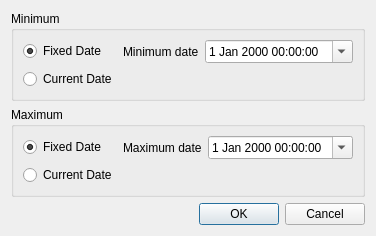
<?xml version="1.0" encoding="UTF-8"?>
<ui version="4.0">
 <class>DTimeProperty</class>
 <widget class="QDialog" name="DTimeProperty">
  <property name="geometry">
   <rect>
    <x>0</x>
    <y>0</y>
    <width>340</width>
    <height>233</height>
   </rect>
  </property>
  <property name="windowTitle">
   <string>Datetime properties</string>
  </property>
  <layout class="QVBoxLayout" name="verticalLayout">
   <item>
    <widget class="QGroupBox" name="groupBox">
     <property name="title">
      <string>Minimum</string>
     </property>
     <layout class="QGridLayout" name="gridLayout">
      <item row="0" column="0">
       <widget class="QRadioButton" name="rbMinFixed">
        <property name="text">
         <string>Fixed Date</string>
        </property>
        <property name="checked">
         <bool>true</bool>
        </property>
       </widget>
      </item>
      <item row="0" column="1">
       <widget class="QLabel" name="label">
        <property name="maximumSize">
         <size>
          <width>200</width>
          <height>16777215</height>
         </size>
        </property>
        <property name="text">
         <string>Minimum date</string>
        </property>
       </widget>
      </item>
      <item row="0" column="2">
       <widget class="QDateTimeEdit" name="edtMinDTime">
        <property name="sizePolicy">
         <sizepolicy hsizetype="Minimum" vsizetype="Fixed">
          <horstretch>1</horstretch>
          <verstretch>0</verstretch>
         </sizepolicy>
        </property>
        <property name="calendarPopup">
         <bool>true</bool>
        </property>
       </widget>
      </item>
      <item row="1" column="0">
       <widget class="QRadioButton" name="rbMinCurr">
        <property name="text">
         <string>Current Date</string>
        </property>
       </widget>
      </item>
     </layout>
    </widget>
   </item>
   <item>
    <widget class="QGroupBox" name="groupBox_2">
     <property name="title">
      <string>Maximum</string>
     </property>
     <layout class="QGridLayout" name="gridLayout_2">
      <item row="0" column="0">
       <widget class="QRadioButton" name="rbMaxFixed">
        <property name="text">
         <string>Fixed Date</string>
        </property>
        <property name="checked">
         <bool>true</bool>
        </property>
       </widget>
      </item>
      <item row="0" column="1">
       <widget class="QLabel" name="label_2">
        <property name="sizePolicy">
         <sizepolicy hsizetype="Fixed" vsizetype="Preferred">
          <horstretch>0</horstretch>
          <verstretch>0</verstretch>
         </sizepolicy>
        </property>
        <property name="maximumSize">
         <size>
          <width>200</width>
          <height>16777215</height>
         </size>
        </property>
        <property name="text">
         <string>Maximum date</string>
        </property>
       </widget>
      </item>
      <item row="0" column="2">
       <widget class="QDateTimeEdit" name="edtMaxDTime">
        <property name="sizePolicy">
         <sizepolicy hsizetype="Minimum" vsizetype="Fixed">
          <horstretch>1</horstretch>
          <verstretch>0</verstretch>
         </sizepolicy>
        </property>
        <property name="calendarPopup">
         <bool>true</bool>
        </property>
       </widget>
      </item>
      <item row="1" column="0">
       <widget class="QRadioButton" name="rbMaxCurr">
        <property name="text">
         <string>Current Date</string>
        </property>
       </widget>
      </item>
     </layout>
    </widget>
   </item>
   <item>
    <widget class="QDialogButtonBox" name="buttonBox">
     <property name="layoutDirection">
      <enum>Qt::LeftToRight</enum>
     </property>
     <property name="orientation">
      <enum>Qt::Horizontal</enum>
     </property>
     <property name="standardButtons">
      <set>QDialogButtonBox::Cancel|QDialogButtonBox::Ok</set>
     </property>
    </widget>
   </item>
  </layout>
 </widget>
 <resources/>
 <connections>
  <connection>
   <sender>buttonBox</sender>
   <signal>accepted()</signal>
   <receiver>DTimeProperty</receiver>
   <slot>accept()</slot>
   <hints>
    <hint type="sourcelabel">
     <x>248</x>
     <y>254</y>
    </hint>
    <hint type="destinationlabel">
     <x>157</x>
     <y>274</y>
    </hint>
   </hints>
  </connection>
  <connection>
   <sender>buttonBox</sender>
   <signal>rejected()</signal>
   <receiver>DTimeProperty</receiver>
   <slot>reject()</slot>
   <hints>
    <hint type="sourcelabel">
     <x>316</x>
     <y>260</y>
    </hint>
    <hint type="destinationlabel">
     <x>286</x>
     <y>274</y>
    </hint>
   </hints>
  </connection>
 </connections>
</ui>
